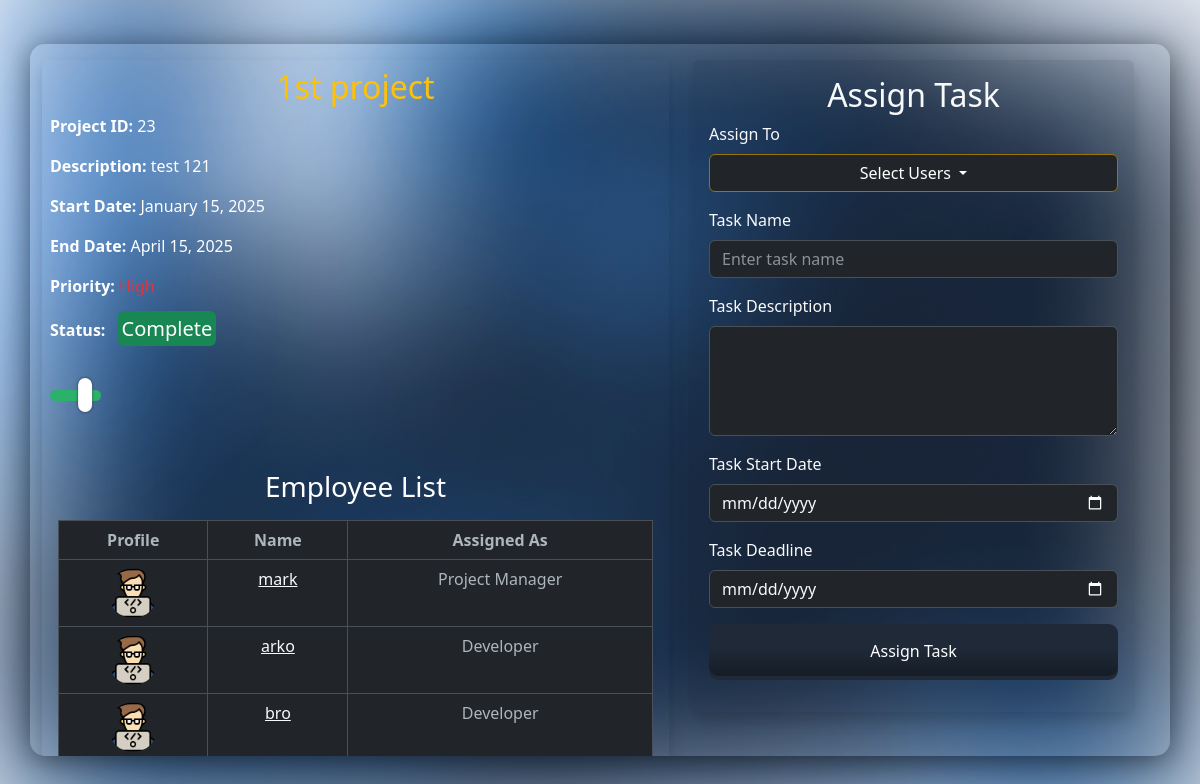
/task_assignment.php?project_id=23, run on the app's committed database.
### tables this page shows
CREATE TABLE `project` (
  `id` bigint NOT NULL,
  `Name` varchar(255) NOT NULL,
  `Start_Date` date DEFAULT NULL,
  `End_Date` date DEFAULT NULL,
  `Priority` int DEFAULT NULL,
  `Project_Description` varchar(400) NOT NULL,
  `is_Active` tinyint(1) NOT NULL DEFAULT '1'
);

CREATE TABLE `assigned_dev` (
  `Project_ID` bigint NOT NULL,
  `User_ID` bigint NOT NULL,
  `assigned_as` varchar(50) NOT NULL
);

CREATE TABLE `user_type` (
  `id` bigint NOT NULL,
  `Name` varchar(255) NOT NULL,
  `Email` varchar(255) NOT NULL,
  `Password` varchar(255) NOT NULL,
  `Picture` varchar(255) DEFAULT NULL
);

### task_assignment.php (the view, shortened to what this page needs)
<?php
include_once 'helper/db_connection.php';
include_once 'system/header/header.php';
$db = $mm_conn;
?>
<link href="https://cdn.jsdelivr.net/npm/bootstrap@5.3.0-alpha1/dist/css/bootstrap.min.css" rel="stylesheet">
<body data-bs-theme="dark">
<div class="container py-3">
    <div class="row" style="max-height: 85vh;width: 100%;">
        <div class="col-lg-7">
            <div class="left-section p-2 rounded shadow">
                <?php
                if (isset($_GET['project_id']) && is_numeric($_GET['project_id'])) {
                    $project_id = intval($_GET['project_id']);
                    $query = "SELECT * FROM project WHERE id = $project_id";
                    $result = mysqli_query($db, $query);
                    if ($result && mysqli_num_rows($result) > 0) {
                        $project = mysqli_fetch_assoc($result);
                        ?>
                        <div class="project-info text-start">
                            <h2 class="text-warning text-center"><?= htmlspecialchars($project['Name']); ?></h2>
                            <p><strong>Project ID:</strong> <?= htmlspecialchars($project['id']); ?></p>
                            <p><strong>Description:</strong> <?= htmlspecialchars($project['Project_Description']); ?>
                            </p>
                            <p><strong>Start Date:</strong> <?= date("F j, Y", strtotime($project['Start_Date'])); ?>
                            </p>
                            <p><strong>End Date:</strong> <?= date("F j, Y", strtotime($project['End_Date'])); ?></p>
                            <p>
                                <strong>Priority:</strong>
                                <?php
                                $priority = ['Low', 'Medium', 'High'];
                                echo "<span class='text-" . ['success', 'warning', 'danger'][$project['Priority'] - 1] . "'>" . $priority[$project['Priority'] - 1] . "</span>";
                                ?>
                            </p>
                            <p>
                                <strong>Status:</strong>
                                <span class="p-1 rounded m-2 fs-5 text-bg-<?= $project['is_Active'] ? 'danger' : 'success'; ?>">
                                    <?= $project['is_Active'] ? 'Active' : 'Complete'; ?>
                                </span>
                                <?php
                                $query = "SELECT * FROM project WHERE id = $project_id";
                                $result = mysqli_query($db, $query);
                                if ($result && mysqli_num_rows($result) > 0) {
                                    $project_details = mysqli_fetch_assoc($result);
                                    $is_active = $project_details['is_Active'];
                                    echo "
<div class='switch' style='margin-top: 30px;'>
  <label class='tgl' for='projectStatusSwitch'>
    <input type='checkbox' id='projectStatusSwitch' " . ($is_active == 1 ? '' : 'checked') . ">
    <span class='slider'></span>
</label>
</div>
                              ";
                                }
                                ?>
                            </p>
                        </div>
                        <div class="employee-list my-0 p-2">
                            <h3 class="mb-3">Employee List</h3>
                            <div class="table-responsive" style="max-height: 300px; overflow-y: auto;">
                                <table class="table table-bordered text-light text-center">
                                    <thead>
                                    <tr>
                                        <th>Profile</th>
                                        <th>Name</th>
                                        <th>Assigned As</th>
                                    </tr>
                                    </thead>
                                    <tbody>
                                    <?php
                                    $employee_query = "
    SELECT ad.user_ID, ut.Name, ut.Email, ut.Picture, ad.assigned_as
    FROM assigned_dev ad
    JOIN user_type ut ON ad.user_ID = ut.id
    WHERE ad.Project_ID = $project_id
    ORDER BY
        CASE
            WHEN ad.assigned_as = 'Project Manager' THEN 1
            ELSE 2
        END,
        ut.Name ASC;
";
                                    $employee_result = mysqli_query($db, $employee_query);
                                    while ($employee = mysqli_fetch_assoc($employee_result)) {
                                        ?>
                                        <tr style="cursor: pointer; background-color: rgba(0, 0, 0, 0.5);">
                                            <td>
                                                <a href="profile.php?id=<?= $employee['user_ID']; ?>">
                                                    <img src="<?= htmlspecialchars($employee['Picture']); ?>"
                                                         alt="<?= htmlspecialchars($employee['Name']); ?>"
                                                         width="50" height="50" class="rounded-circle">
                                                </a>
                                            </td>
                                            <td>
                                                <a href="profile.php?id=<?= $employee['user_ID']; ?>"
                                                   class="text-light">
                                                    <?= htmlspecialchars($employee['Name']); ?>
                                                </a>
                                            </td>
                                            <td><?= htmlspecialchars($employee['assigned_as']); ?></td>
                                        </tr>
                                        <?php
                                    }
                                    ?>
                                    </tbody>
                                </table>
                            </div>
                        </div>
                        <?php
                    } else {
                        echo "<h1>Project Not Found</h1>";
                    }
                } else {
                    echo "<h1>Invalid Project ID</h1>";
                }
                ?>
            </div>
        </div>
        <div class="col-lg-5">
            <div class="right-section p-3 text-light rounded shadow">
                <h2 class="text-center">Assign Task</h2>
                <form action="api/or_assign_task.php" method="POST" id="taskForm">
                    <div class="mb-3">
                        <label for="userDropdown" class="form-label">Assign To</label>
                        <div class="dropdown">
                            <button
                                    id="userDropdown"
                                    class="btn btn-dark dropdown-toggle w-100 border-1 border-warning-subtle  from-control "
                                    type="button"
                                    data-bs-toggle="dropdown"
                                    aria-expanded="false">
                                Select Users
                            </button>
                        </div>
                    </div>
                    <div class="mb-3">
                        <label for="taskName" class="form-label">Task Name</label>
                        <input type="text" id="taskName" name="task_name" class="form-control text-light bg-dark "
                               placeholder="Enter task name" required>
                    </div>
                    <div class="mb-3">
                        <label for="taskDescription" class="form-label">Task Description</label>
                        <textarea
                                name="taskDescription"
                                id="taskDescription"
                                class="form-control taskDescription"
                                rows="4"
                                required>
                        </textarea>
                    </div>
                    <div class="mb-3">
                        <label for="taskStartDate" class="form-label">Task Start Date</label>
                        <input type="date" id="taskStartDate" name="task_start_date"
                               class="form-control bg-dark text-light" required>
                    </div>
                    <div class="mb-3">
                        <label for="taskEndDate" class="form-label">Task Deadline</label>
                        <input type="date" id="taskEndDate" name="task_end_date" class="form-control bg-dark text-light"
                               required>
                    </div>
                    <div class="d-grid">
                        <button class="btn_submit" type="submit">
                            <span class="gradient"></span>
                            <span class="label_submit">Assign Task</span>
                        </button>
                    </div>
                </form>
            </div>
        </div>
    </div>
</div>
</body>

### assets/css/login_css.css (style rules this page uses)
body { margin: 0; font-family: Arial, sans-serif; display: flex; justify-content: center; align-items: center; min-height: 100vh; background-image: url("/assets/img/background.jpg"); background-size: cover; }
.container { display: flex; width: 80%; max-width: 1200px; border-radius: 15px; overflow: hidden; box-shadow: 0 4px 30px rgba(0, 0, 0, 0.5); background: rgba(255, 255, 255, 0.1); }
.left-section { flex: 1; padding: 40px; color: white; text-align: center; display: flex; flex-direction: column; justify-content: center; }
.right-section { flex: 1; padding: 40px; background: rgba(17, 24, 40, 0.1); }
h2 { font-size: 28px; margin-bottom: 80px; margin-top: 40px; }

### assets/css/forgot_pass_css.css (style rules this page uses)
body { margin: 0; font-family: Arial, sans-serif; display: flex; justify-content: center; align-items: center; min-height: 100vh; background-image: url("/assets/img/background.jpg"); background-size: cover; }
.container { display: flex; width: 80%; max-width: 1200px; border-radius: 15px; overflow: hidden; box-shadow: 0 4px 30px rgba(0, 0, 0, 0.5); background: rgba(255, 255, 255, 0.1); }
.left-section { flex: 1; padding: 40px; color: white; text-align: center; display: flex; flex-direction: column; justify-content: center; }
.right-section { flex: 1; padding: 40px; background: rgba(17, 24, 40, 0.1); }
h2 { font-size: 28px; margin-top: 40px; }

### assets/css/OTP_verify_css.css (style rules this page uses)
body { margin: 0; font-family: Arial, sans-serif; display: flex; justify-content: center; align-items: center; min-height: 100vh; background-image: url("/assets/img/background.jpg"); background-size: cover; }
.container { display: flex; width: 80%; max-width: 1200px; border-radius: 15px; overflow: hidden; box-shadow: 0 4px 30px rgba(0, 0, 0, 0.5); background: rgba(255, 255, 255, 0.1); }
.left-section { flex: 1; padding: 40px; color: white; text-align: center; display: flex; flex-direction: column; justify-content: center; }
.right-section { flex: 1; padding: 40px; background: rgba(17, 24, 40, 0.1); }
h2 { font-size: 28px; margin-top: 40px; }

### assets/css/dashboard_css.css (style rules this page uses)
body { margin: 0; font-family: Arial, sans-serif; background: url("/assets/img/background.jpg") no-repeat center center fixed; background-size: cover; color: white; }

### task_assignment.php (style rules this page uses)
.btn_submit { font-size: 16px; padding: 1em 2.7em; font-weight: 500; background: #1f2937; color: white; border: none; position: relative; overflow: hidden; border-radius: 0.6em; cursor: pointer; }
.gradient { position: absolute; width: 100%; height: 100%; left: 0; top: 0; border-radius: 0.6em; margin-top: -0.25em; background-image: linear-gradient( rgba(0, 0, 0, 0), rgba(0, 0, 0, 0), rgba(0, 0, 0, 0.3) ); }
.label_submit { position: relative; top: -1px; }
.switch { font-size: 17px; position: relative; display: inline-block; width: 1.2em; height: 3.3em; }
.tgl { position: relative; display: inline-block; width: 3em; height: 0.6em; }
.slider { position: absolute; cursor: pointer; top: 0; left: 0; right: 0; bottom: 0; background-color: #c65a5a; transition: .4s; border-radius: 15px; }
.slider:before { position: absolute; content: ""; height: 2em; width: 0.8em; border-radius: 10px; left: 0.2em; bottom: -0.7em; background-color: #ffffff; box-shadow: 0px 0px 3px #0009; transition: 1s cubic-bezier(0.49, -1.3, 0.45, 2.44); }
.tgl input:checked + .slider { background-color: #2cb16b; }
.tgl input:checked + .slider:before { transform: translateX(1.5em) rotateZ(-180deg); }

### data on the page
project: Name "1st project", id "23", Project_Description "test 121", Start_Date "January 15, 2025", End_Date "April 15, 2025"
assigned_dev: User_ID.Picture (picture), User_ID.Name "mark", assigned_as "Project Manager"
assigned_dev: User_ID.Picture (picture), User_ID.Name "arko", assigned_as "Developer"
assigned_dev: User_ID.Picture (picture), User_ID.Name "bro", assigned_as "Developer"
